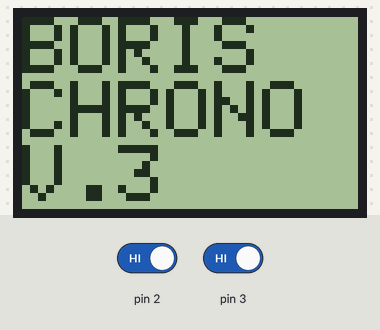
Bench run of a sketch on a simulated Arduino Uno, built with avr-gcc and run on an emulated ATmega328P. On the bench: 84×48 one-colour display. The test bench sets the inputs (shaded band); at power-on: pin 2 HIGH, pin 3 HIGH.

Above: at 3.2 s.
3.3 s: pin 2 driven LOW and pin 3 driven LOW
At 5.4 s:
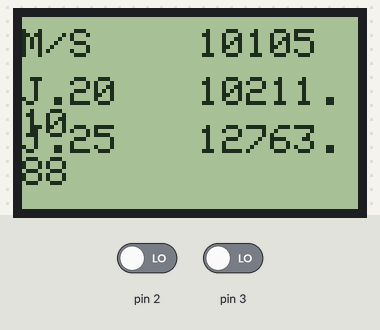
Timing chart, 0 to 6.9 s (numbered marks = the images above; inputs shaded):
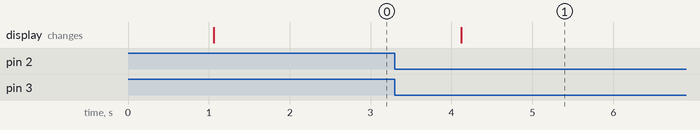

The sketch:

v3-16mhz-3.3v.ino
```cpp
#include <Adafruit_GFX.h>
#include <Adafruit_PCD8544.h>
#include <util/delay.h>

// Software SPI (slower updates, more flexible pin options):
// pin 9 - Serial clock out (SCLK)
// pin 8 - Serial data out (DIN)
// pin 7 - Data/Command select (D/C)
// pin 6 - LCD chip select (CS)
// pin 5 - LCD reset (RST)
Adafruit_PCD8544 display = Adafruit_PCD8544(9, 8, 7, 6, 5);

volatile bool bullet_is_start = false;
volatile bool bullet_is_end = false;
uint16_t bullet_v;
float bullet_j020 = 0;
float bullet_j025 = 0;

void setup()   {
  display_init();

  cli(); // Global disable interrupts
  Timer0_Init(); // Timer/Counter 0 initialization ( used for micros(), but we disabled timer0 => increase the accuracy )
  Timer1_Init(); // Timer/Counter 1 initialization  ( use this timer for chrono )
  sei(); // Global enable interrupts

  attachInterrupt(0, sensor_first, FALLING); //d2
  attachInterrupt(1, sensor_last, FALLING); //d3
}

void loop() {
  while ( !bullet_is_start && !bullet_is_end ) ;
  _delay_ms(800); // wait 800 ms

  if ( bullet_is_start && bullet_is_end )  {
    //TCNT1=clicks count in timer1, where prescaler=1  => 1 click time is 1/16MHz seconds for "16MHz arduino"
    bullet_v = 0.06 / (TCNT1 * (1.0 / 16000000.0)); // v = s / t,  s=60mm=0.06m
    bullet_j020 = 0.20 * bullet_v * bullet_v / 2000.0; // kg*V^2 / 2
    bullet_j025 = 0.25 * bullet_v * bullet_v / 2000.0; // kg*V^2 / 2

    display_displayInfo();
  }
  else  {
    bullet_v = 0;
    bullet_j020 = 0;
    bullet_j025 = 0;
  }

  TCCR1B = 0;
  TCNT1 = 0;
  bullet_is_start = false;
  bullet_is_end = false;
}
```

display.ino
```cpp
void display_displayInfo() {
  display.clearDisplay();
  display.setTextColor(BLACK);
  display.setTextSize(1);

  display.setCursor(0, 3);
  display.print("M/S");
  display.setCursor(44, 3); //hor,ver
  display.print((int)bullet_v, DEC);

  display.setCursor(0, 15);
  display.print("J.20");
  display.setCursor(44, 15);
  display.println((float)bullet_j020, 2);

  display.setCursor(0, 27);
  display.print("J.25");
  display.setCursor(44, 27);
  display.println((float)bullet_j025, 2);

  display.display();
}

void display_init() {
  display.begin();
  display.setContrast(70);
  display.clearDisplay();

  display.fillRect(0, 0, 84, 48, BLACK);
  display.display();
  delay(1000);
  display.clearDisplay();

  display.setTextSize(2);
  display.setTextColor(BLACK);
  display.setCursor(0, 0);
  display.println("BORIS");
  display.println("CHRONO");
  display.println("V.3");
  display.display();
  delay(1000);


}
```

interrupts.ino
```cpp
void sensor_first() {
  if ( bullet_is_start == 0 )  {
    TCCR1B = (1 << CS10); // Timer/Counter 1 running (no prescaling)
    bullet_is_start = true;
  }
}

void sensor_last() {
  if ( bullet_is_end == 0 )  {
    TCCR1B = 0; // Timer/Counter 1 stopped (no clock source)
    bullet_is_end = true;
  }
}
```

timers.ino
```cpp
// Timer/Counter 0 initialization
void Timer0_Init( void )
{
  TCNT0 = 0;

  // Bits: COM0A1 COM0A0 COM0B1 COM0B0 - - WGM01 WGM00
  TCCR0A = 0;

  // Bits: FOC0A FOC0B - - WGM02 CS02 CS01 CS00
  TCCR0B = 0;

  // Bits: - - - - - OCIE0B OCIE0A TOIE0
  TIMSK0 = 0;

  // Bits: - - - - - OCF0B OCF0A TOV0
  TIFR0 = 0;
}

// Timer/Counter 1 initialization
void Timer1_Init( void )
{
  TCNT1 = 0;

  // Bits: COM1A1 COM1A0 COM1B1 COM1B0 - - WGM11 WGM10
  TCCR1A = 0;

  // Bits: ICNC1 ICEbullet_is_start - WGM13 WGM12 CS12 CS11 CS10
  TCCR1B = 0;

  // Bits: FOC1A FOC1B - - - - - -
  TCCR1C = 0;

  // Bits: - - ICIE1 - - OCIE1B OCIE1A TOIE1
  TIMSK1 = 0;

  // Bits: – – ICF1 – - OCF1B OCF1A TOV1
  TIFR1 = 0;
}
```

Measured:
- after the input at 3.3 s, the display: changes after 0.82 s (image 1)
